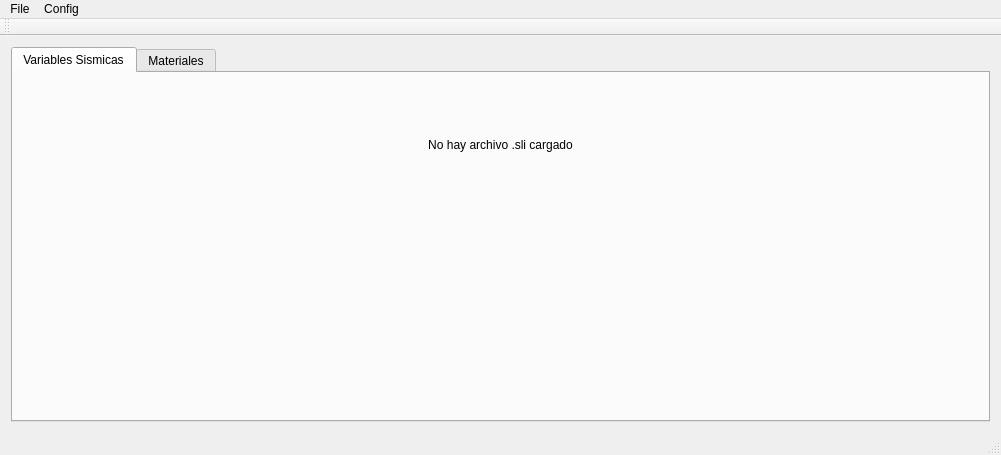
<?xml version="1.0" encoding="UTF-8"?>
<ui version="4.0">
 <class>MainWindow</class>
 <widget class="QMainWindow" name="MainWindow">
  <property name="windowModality">
   <enum>Qt::ApplicationModal</enum>
  </property>
  <property name="geometry">
   <rect>
    <x>0</x>
    <y>0</y>
    <width>1001</width>
    <height>455</height>
   </rect>
  </property>
  <property name="windowTitle">
   <string>MainWindow</string>
  </property>
  <widget class="QWidget" name="centralWidget">
   <layout class="QVBoxLayout" name="verticalLayout">
    <item>
     <widget class="QTabWidget" name="tabWidget">
      <property name="sizePolicy">
       <sizepolicy hsizetype="Expanding" vsizetype="Expanding">
        <horstretch>0</horstretch>
        <verstretch>0</verstretch>
       </sizepolicy>
      </property>
      <property name="currentIndex">
       <number>0</number>
      </property>
      <widget class="QWidget" name="tab_sismicas">
       <attribute name="title">
        <string>Variables Sismicas</string>
       </attribute>
       <layout class="QVBoxLayout" name="verticalLayout_2">
        <item>
         <widget class="QWidget" name="widget_seismic" native="true">
          <layout class="QVBoxLayout" name="verticalLayout_5">
           <item>
            <widget class="QLabel" name="label_no_sli">
             <property name="minimumSize">
              <size>
               <width>0</width>
               <height>100</height>
              </size>
             </property>
             <property name="text">
              <string>No hay archivo .sli cargado</string>
             </property>
             <property name="alignment">
              <set>Qt::AlignCenter</set>
             </property>
            </widget>
           </item>
          </layout>
         </widget>
        </item>
        <item>
         <spacer name="verticalSpacer">
          <property name="orientation">
           <enum>Qt::Vertical</enum>
          </property>
          <property name="sizeHint" stdset="0">
           <size>
            <width>20</width>
            <height>40</height>
           </size>
          </property>
         </spacer>
        </item>
       </layout>
      </widget>
      <widget class="QWidget" name="tab_materiales">
       <attribute name="title">
        <string>Materiales</string>
       </attribute>
       <layout class="QVBoxLayout" name="verticalLayout_3">
        <item>
         <widget class="QGroupBox" name="groupBox_escenarios">
          <property name="title">
           <string>Escenarios</string>
          </property>
          <layout class="QHBoxLayout" name="horizontalLayout_2">
           <item>
            <widget class="QWidget" name="widget_materials" native="true">
             <layout class="QHBoxLayout" name="horizontalLayout_4"/>
            </widget>
           </item>
           <item>
            <spacer name="horizontalSpacer_2">
             <property name="orientation">
              <enum>Qt::Horizontal</enum>
             </property>
             <property name="sizeHint" stdset="0">
              <size>
               <width>40</width>
               <height>20</height>
              </size>
             </property>
            </spacer>
           </item>
          </layout>
         </widget>
        </item>
        <item>
         <widget class="QGroupBox" name="groupBox_sensibilizar">
          <property name="title">
           <string>Propiedades a sensibilizar</string>
          </property>
          <layout class="QHBoxLayout" name="horizontalLayout">
           <item>
            <widget class="QWidget" name="widget_sensibilizar" native="true">
             <layout class="QHBoxLayout" name="horizontalLayout_3"/>
            </widget>
           </item>
           <item>
            <spacer name="horizontalSpacer">
             <property name="orientation">
              <enum>Qt::Horizontal</enum>
             </property>
             <property name="sizeHint" stdset="0">
              <size>
               <width>40</width>
               <height>20</height>
              </size>
             </property>
            </spacer>
           </item>
          </layout>
         </widget>
        </item>
        <item>
         <widget class="QGroupBox" name="groupBox_propiedades_materiales">
          <property name="title">
           <string>Propiedades de los Materiales</string>
          </property>
          <layout class="QVBoxLayout" name="verticalLayout_4">
           <item>
            <widget class="QScrollArea" name="scrollArea">
             <property name="widgetResizable">
              <bool>true</bool>
             </property>
             <widget class="QWidget" name="scrollAreaWidgetContents">
              <property name="geometry">
               <rect>
                <x>0</x>
                <y>0</y>
                <width>937</width>
                <height>187</height>
               </rect>
              </property>
              <layout class="QVBoxLayout" name="verticalLayout_6"/>
             </widget>
            </widget>
           </item>
          </layout>
         </widget>
        </item>
       </layout>
      </widget>
     </widget>
    </item>
   </layout>
  </widget>
  <widget class="QMenuBar" name="menuBar">
   <property name="geometry">
    <rect>
     <x>0</x>
     <y>0</y>
     <width>1001</width>
     <height>21</height>
    </rect>
   </property>
   <widget class="QMenu" name="menuFile">
    <property name="title">
     <string>File</string>
    </property>
    <addaction name="actionOpen_Scenario"/>
    <addaction name="actionExport"/>
    <addaction name="actionProcesar_resultados"/>
    <addaction name="separator"/>
    <addaction name="actionExit"/>
   </widget>
   <widget class="QMenu" name="menuConfig">
    <property name="title">
     <string>Config</string>
    </property>
    <addaction name="actionConfigurate_Scenarios"/>
   </widget>
   <addaction name="menuFile"/>
   <addaction name="menuConfig"/>
  </widget>
  <widget class="QToolBar" name="mainToolBar">
   <attribute name="toolBarArea">
    <enum>TopToolBarArea</enum>
   </attribute>
   <attribute name="toolBarBreak">
    <bool>false</bool>
   </attribute>
  </widget>
  <widget class="QStatusBar" name="statusBar"/>
  <action name="actionOpen_Scenario">
   <property name="text">
    <string>Abrir Escenario...</string>
   </property>
  </action>
  <action name="actionExit">
   <property name="text">
    <string>Exit</string>
   </property>
  </action>
  <action name="actionConfigurate_Scenarios">
   <property name="text">
    <string>Scenarios</string>
   </property>
  </action>
  <action name="actionExport">
   <property name="text">
    <string>Exportar Escenarios...</string>
   </property>
  </action>
  <action name="actionProcesar_resultados">
   <property name="text">
    <string>Procesar resultados...</string>
   </property>
  </action>
 </widget>
 <layoutdefault spacing="6" margin="11"/>
 <resources/>
 <connections>
  <connection>
   <sender>actionExit</sender>
   <signal>triggered()</signal>
   <receiver>MainWindow</receiver>
   <slot>close()</slot>
   <hints>
    <hint type="sourcelabel">
     <x>-1</x>
     <y>-1</y>
    </hint>
    <hint type="destinationlabel">
     <x>199</x>
     <y>149</y>
    </hint>
   </hints>
  </connection>
 </connections>
</ui>
